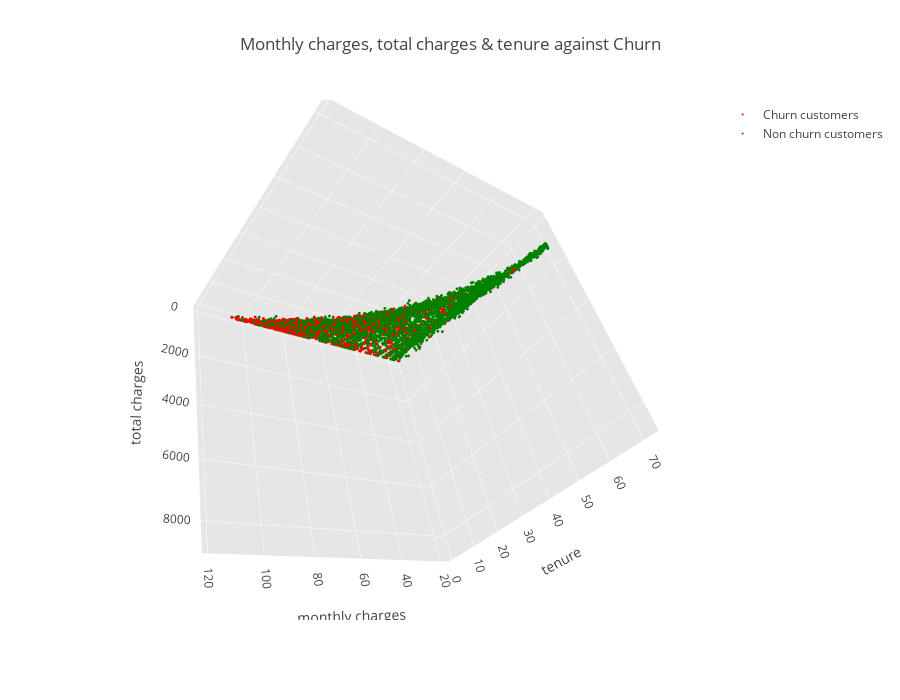

The cell this chart's notebook holds for it:
### Markdown cell above
#### How all numerical variables affect customer churn together

### Code cell
trace1 = go.Scatter3d(x = df[df["Churn"]=="Yes"]["MonthlyCharges"],
                      y = df[df["Churn"]=="Yes"]["TotalCharges"],
                      z = df[df["Churn"]=="Yes"]["tenure"],
                      mode = "markers",
                      name = "Churn customers",
                      text = "Id : " + df[df["Churn"]=="Yes"]["customerID"],
                      marker = dict(size = 1,color = "red")
                     )
trace2 = go.Scatter3d(x = df[df["Churn"]=="No"]["MonthlyCharges"],
                      y = df[df["Churn"]=="No"]["TotalCharges"],
                      z = df[df["Churn"]=="No"]["tenure"],
                      name = "Non churn customers",
                      text = "Id : " + df[df["Churn"]=="No"]["customerID"],
                      mode = "markers",
                      marker = dict(size = 1,color= "green")
                     )



layout = go.Layout(dict(title = "Monthly charges, total charges & tenure against Churn",
                        scene = dict(camera = dict(up=dict(x= 0 , y=0, z=0),
                                                   center=dict(x=0, y=0, z=0),
                                                   eye=dict(x=1.25, y=1.25, z=1.25)),
                                     xaxis  = dict(title = "monthly charges",
                                                   gridcolor='rgb(255, 255, 255)',
                                                   zerolinecolor='rgb(255, 255, 255)',
                                                   showbackground=True,
                                                   backgroundcolor='rgb(230, 230,230)'),
                                     yaxis  = dict(title = "total charges",
                                                   gridcolor='rgb(255, 255, 255)',
                                                   zerolinecolor='rgb(255, 255, 255)',
                                                   showbackground=True,
                                                   backgroundcolor='rgb(230, 230,230)'
                                                  ),
                                     zaxis  = dict(title = "tenure",
                                                   gridcolor='rgb(255, 255, 255)',
                                                   zerolinecolor='rgb(255, 255, 255)',
                                                   showbackground=True,
                                                   backgroundcolor='rgb(230, 230,230)'
                                                  )
                                    ),
                        height = 700,
                       )
                  )
                  

data = [trace1,trace2]
fig  = go.Figure(data = data,layout = layout)
py.iplot(fig)

### Figure 1 — Plotly figure (JSON) as saved in the notebook; plotly's stock layout.template omitted (floating-point values rounded to 4 significant figures; data arrays with more than 128 entries replaced by an {"elided": "..."} marker saying what was removed)
{"data": [{"marker": {"color": "red", "size": 1}, "mode": "markers", "name": "Churn customers", "text": {"elided": "1869 str values"}, "type": "scatter3d", "uid": "075ac168-c7ca-11e8-be4b-d76a29fe1fd7", "x": {"elided": "1869 float values"}, "y": {"elided": "1869 float values"}, "z": {"elided": "1869 int values"}}, {"marker": {"color": "green", "size": 1}, "mode": "markers", "name": "Non churn customers", "text": {"elided": "5163 str values"}, "type": "scatter3d", "uid": "075ac169-c7ca-11e8-b851-d76a29fe1fd7", "x": {"elided": "5163 float values"}, "y": {"elided": "5163 float values"}, "z": {"elided": "5163 int values"}}], "layout": {"height": 700, "scene": {"camera": {"center": {"x": 0, "y": 0, "z": 0}, "eye": {"x": 1.25, "y": 1.25, "z": 1.25}, "up": {"x": 0, "y": 0, "z": 0}}, "xaxis": {"backgroundcolor": "rgb(230, 230,230)", "gridcolor": "rgb(255, 255, 255)", "showbackground": true, "title": "monthly charges", "zerolinecolor": "rgb(255, 255, 255)"}, "yaxis": {"backgroundcolor": "rgb(230, 230,230)", "gridcolor": "rgb(255, 255, 255)", "showbackground": true, "title": "total charges", "zerolinecolor": "rgb(255, 255, 255)"}, "zaxis": {"backgroundcolor": "rgb(230, 230,230)", "gridcolor": "rgb(255, 255, 255)", "showbackground": true, "title": "tenure", "zerolinecolor": "rgb(255, 255, 255)"}}, "title": "Monthly charges, total charges & tenure against Churn"}}
